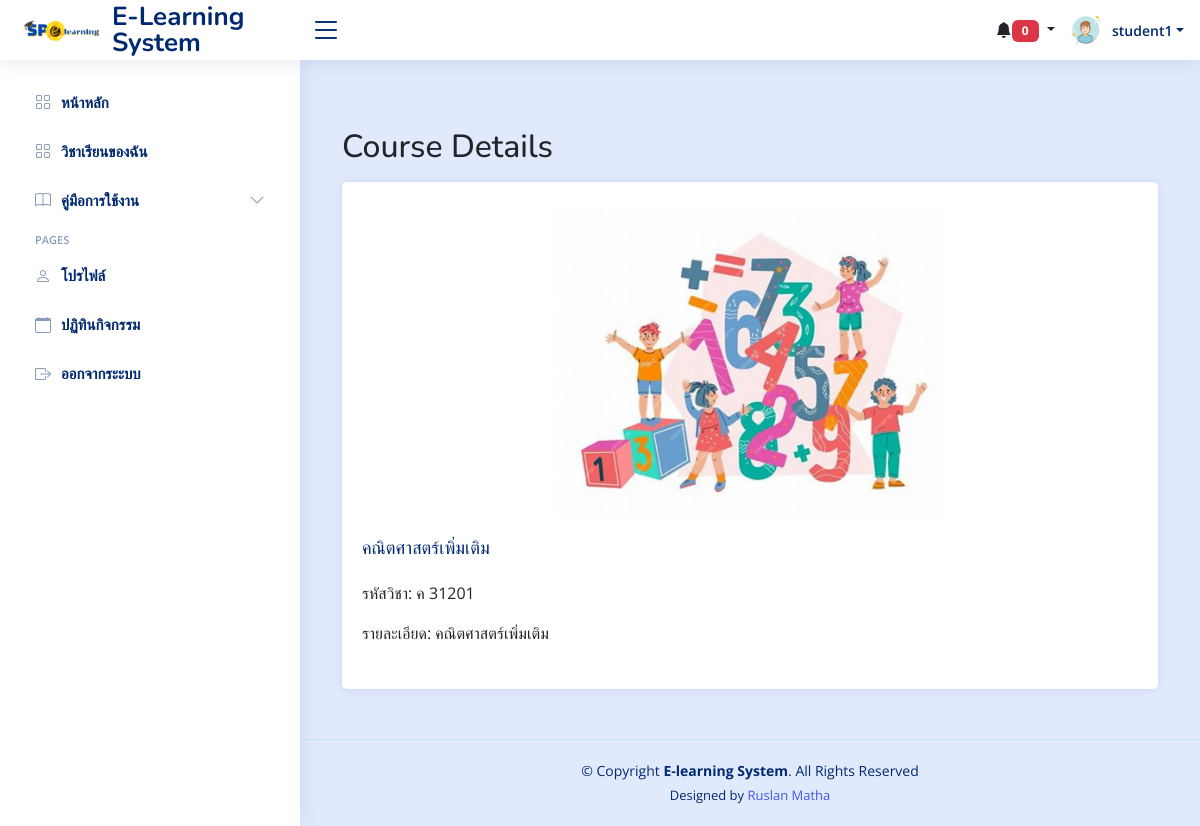
Page /student/course_details.php?course_id=3 (signed in) on the committed database.
### tables this page shows
CREATE TABLE `students` (
  `s_id` int(11) NOT NULL,
  `username` varchar(255) NOT NULL,
  `password` varchar(255) NOT NULL,
  `first_name` varchar(255) NOT NULL,
  `last_name` varchar(255) NOT NULL,
  `class` varchar(50) NOT NULL,
  `image_id` int(11) NOT NULL
);

CREATE TABLE `courses` (
  `c_id` int(11) NOT NULL,
  `course_name` varchar(255) NOT NULL,
  `description` text NOT NULL,
  `teacher_id` int(11) NOT NULL DEFAULT 1,
  `created_at` datetime NOT NULL,
  `updated_at` datetime NOT NULL,
  `c_img` varchar(255) NOT NULL,
  `course_code` varchar(255) NOT NULL,
  `group_id` int(11) DEFAULT NULL,
  `is_open` tinyint(1) DEFAULT 1,
  `access_code` varchar(255) DEFAULT NULL
);

### student/course_details.php (the view, shortened to what this page needs)
<?php
include('../connections/connection.php');
$user_id = $_SESSION['user_id'];
$stmt = $db->prepare("SELECT * FROM students WHERE s_id = :user_id");
$stmt->bindParam(':user_id', $user_id);
$stmt->execute();
$student = $stmt->fetch(PDO::FETCH_ASSOC);
$course_id = $_GET['course_id'];
try {
    $stmt = $db->prepare("SELECT * FROM courses WHERE c_id = :course_id");
    $stmt->bindParam(':course_id', $course_id);
    $stmt->execute();
    $course = $stmt->fetch(PDO::FETCH_ASSOC);
} catch (PDOException $e) {
    echo "Error: " . $e->getMessage();
    exit();
}
?>
<?php include('head.php'); ?>
<body>
    <?php include('header.php'); ?>
    <?php include('sidebar.php'); ?>
    <main id="main" class="main">
        <div class="container mt-5">
            <h2>Course Details</h2>
            <div class="card mt-3">
            <div class="card-body my-4">
            <?php if (!empty($course['c_img'])): ?>
                <div class="text-center">
                    <img src="<?php echo $course['c_img']; ?>" class="card-img-top" alt="รูปภาพ" style="max-width: 50%; height: auto;">
                </div>
            <?php else: ?>
                <div class="text-center">
                    <img src="../admin/teacher_process/img/course.jpg" class="card-img-top" alt="รูปภาพ" style="max-width: 50%; height: auto;">
                </div>
            <?php endif; ?>
            <h5 class="card-title"><?php echo $course['course_name']; ?></h5>
            <p class="card-text">รหัสวิชา: <?php echo $course['course_code']; ?></p>
            <p class="card-text">รายละเอียด: <?php echo $course['description']; ?></p>
        </div>
            </div>
        </div>
    </main>
    <?php include('footer.php'); ?>
</body>
</html>

### student/header.php (shortened to what this page needs)
<header id="header" class="header fixed-top d-flex align-items-center">
<div class="d-flex align-items-center justify-content-between">
  <a href="index.html" class="logo d-flex align-items-center">
    <img src="img/logo.png" alt="">
    <span class="d-none d-lg-block">E-Learning System</span>
  </a>
  <i class="bi bi-list toggle-sidebar-btn"></i>
</div>
<nav class="header-nav ms-auto">
  <ul class="d-flex align-items-center">
<div class="dropdown d-none d-md-block">
  <button class="btn dropdown-toggle" type="button" id="notificationDropdown" data-bs-toggle="dropdown" aria-expanded="false">
    <i class="bi bi-bell-fill"></i><span class="badge bg-danger" id="notificationCount">0</span>
  </button>
</div>
    <li class="nav-item dropdown pe-3">
      <a class="nav-link nav-profile d-flex align-items-center pe-0" href="#" data-bs-toggle="dropdown">
                  <?php if (!empty($student['image_id'])): ?>
                      <?php
                      $imageQuery = "SELECT filename FROM student_images WHERE image_id = :image_id";
                      $imageStmt = $db->prepare($imageQuery);
                      $imageStmt->bindParam(':image_id', $student['image_id']);
                      $imageStmt->execute();
                      $image = $imageStmt->fetch(PDO::FETCH_ASSOC);
                      if (!empty($image['filename'])):
                          $imagePath = 'images/' . $image['filename'];
                      else:
                          $imagePath = 'images/Defaul.png';
                      endif;
                      ?>
                      <img src="<?php echo $imagePath; ?>" alt="Profile" class="rounded-circle">
                  <?php else: ?>
                      <img src="images/Defaul.png" alt="Default Profile" class="rounded-circle">
                  <?php endif; ?>
        <span class="d-none d-md-block dropdown-toggle ps-2"><?php echo $student['first_name'];?></span>
      </a>
    </li>
  </ul>
</nav>
</header>

### student/css/style.css (style rules this page uses)
:root { scroll-behavior: smooth; }
a { color: #4154f1; text-decoration: none; }
h1, h2, h3, h4, h5, h6 { font-family: "Nunito", sans-serif; }
#main { margin-top: 60px; padding: 20px 30px; transition: all 0.3s; }
.logo { line-height: 1; }
@media (min-width: 1200px) { .logo { width: 280px; } }
.logo img { max-height: 26px; margin-right: 6px; }
.logo span { font-size: 26px; font-weight: 700; color: #012970; font-family: "Nunito", sans-serif; }
.header { transition: all 0.5s; z-index: 997; height: 60px; box-shadow: 0px 2px 20px rgba(1, 41, 112, 0.1); background-color: #fff; padding-left: 20px; }
.header .toggle-sidebar-btn { font-size: 32px; padding-left: 10px; cursor: pointer; color: #012970; }
@media (min-width: 1200px) { #main, #footer { margin-left: 300px; } }

### student/head.php (style rules this page uses)
body { font-family: "Open Sans", sans-serif; background-color: #e1eafc; }
.badge { font-weight: bold; text-transform: uppercase; padding: 5px 10px; min-width: 19px; }
.header-nav ul { list-style: none; }
.header-nav>ul { margin: 0; padding: 0; }
.header-nav .nav-profile { color: #012970; }
.header-nav .nav-profile img { max-height: 36px; }
.header-nav .nav-profile span { font-size: 14px; font-weight: 600; }
.card { margin-bottom: 30px; border: none; border-radius: 5px; box-shadow: 0px 0px 10px rgba(1, 41, 112, 0.1); background-color: #fff; }
.card-title { padding: 20px 0 15px 0; font-size: 18px; font-weight: 500; color: #012970; font-family: "Poppins", sans-serif; }
.card-body { padding: 0 20px 20px 20px; }

### rows in the picture
students: first_name "student1"
courses: c_img (picture), course_name "คณิตศาสตร์เพิ่มเติม", course_code "ค 31201", description "คณิตศาสตร์เพิ่มเติม"
